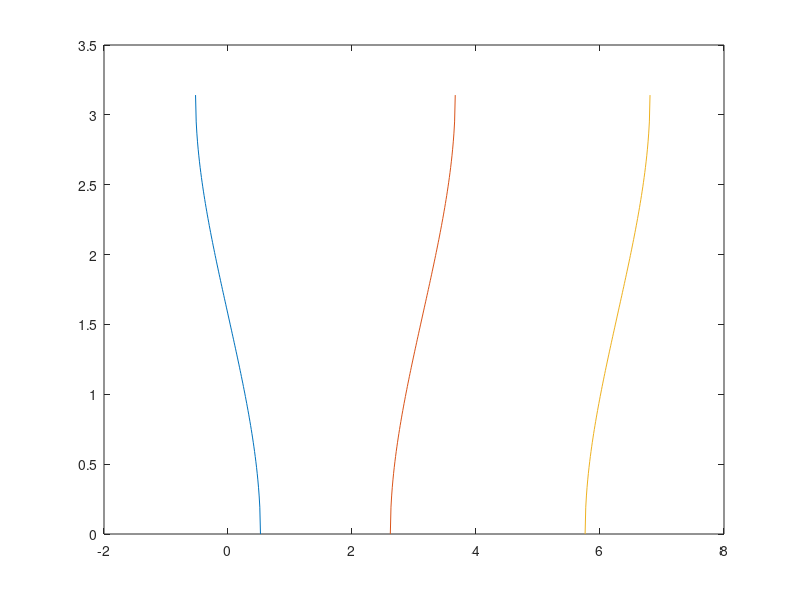

MATLAB code for this plot: (Note: this script raises an error after producing the figure.)
f = @(x) acos(2*sin(x));
g = @(k) linspace(-pi/6 + pi*k, pi/6 + pi*k, 100);

plot(g(0), f(g(0)), g(1), f(g(1)), g(2), f(g(1)));
xline(-pi/6, ':'); xline(pi/6, ':');
xline(5*pi/6, ':'); xline(7*pi/6, ':');
xline(11*pi/6, ':'); xline(11*pi/6, ':');
xlabel('x')
ylabel('y')
